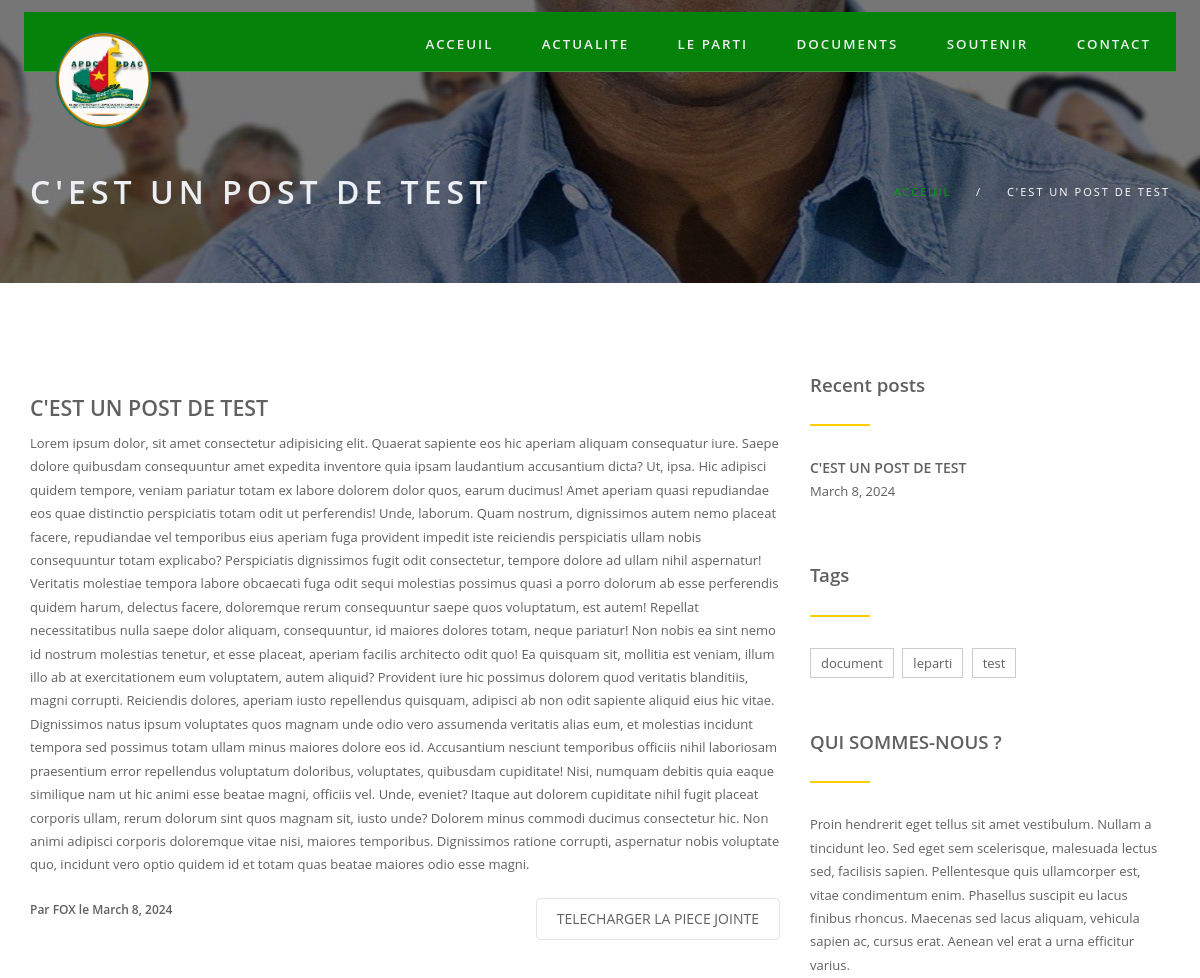
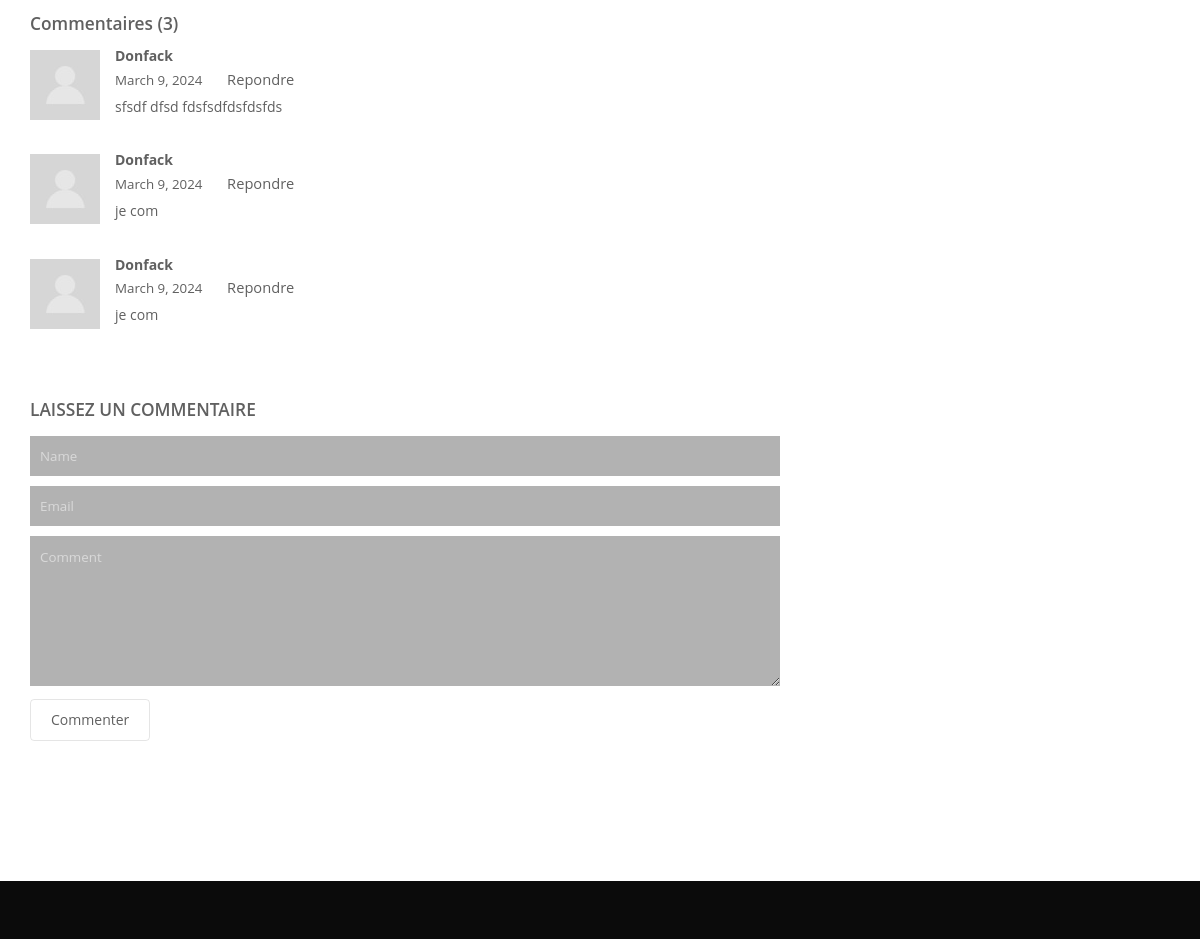
The page /postTag/#document#leparti#test/ on the database as committed earlier (2 pictures, top to bottom).
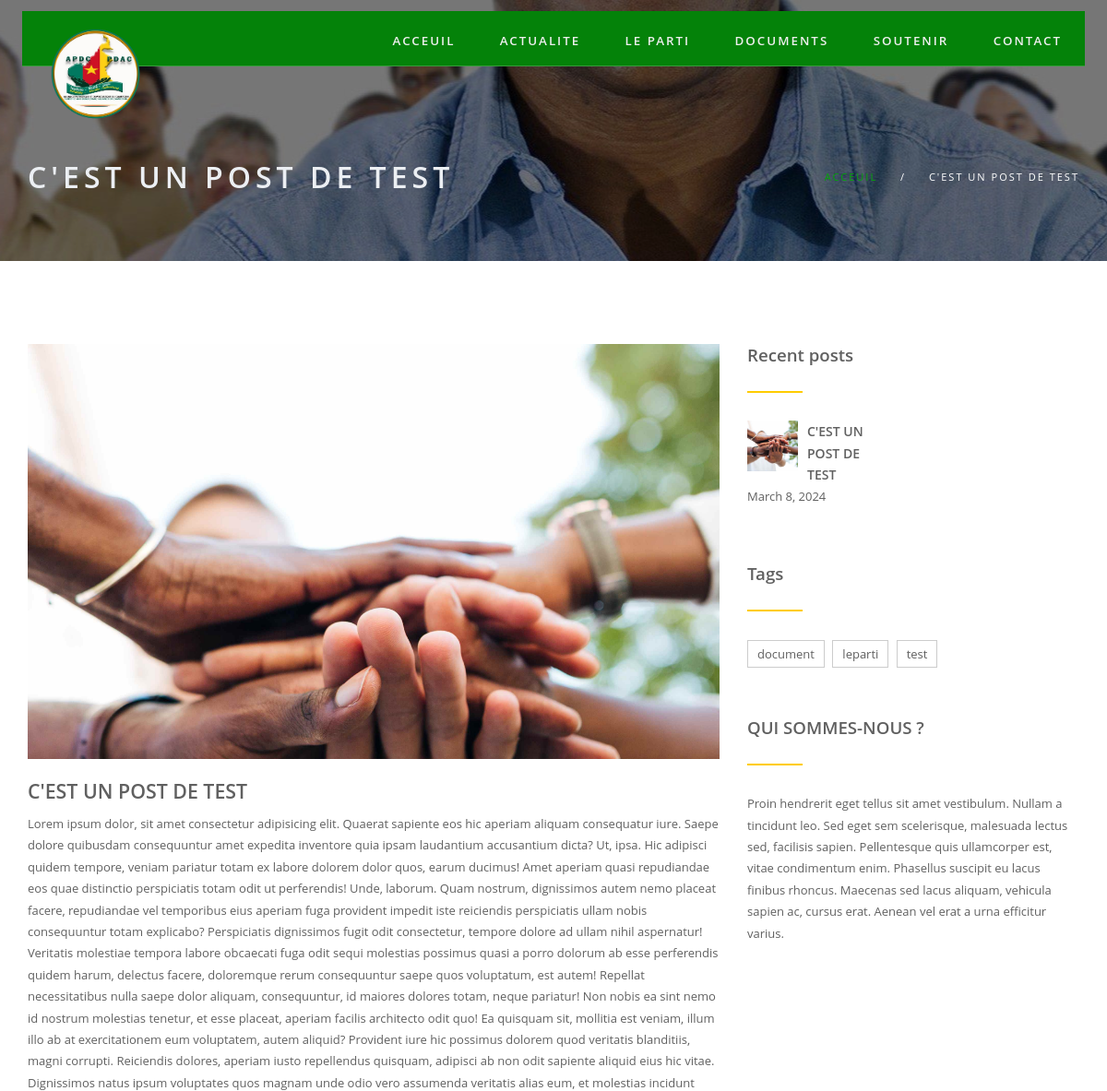
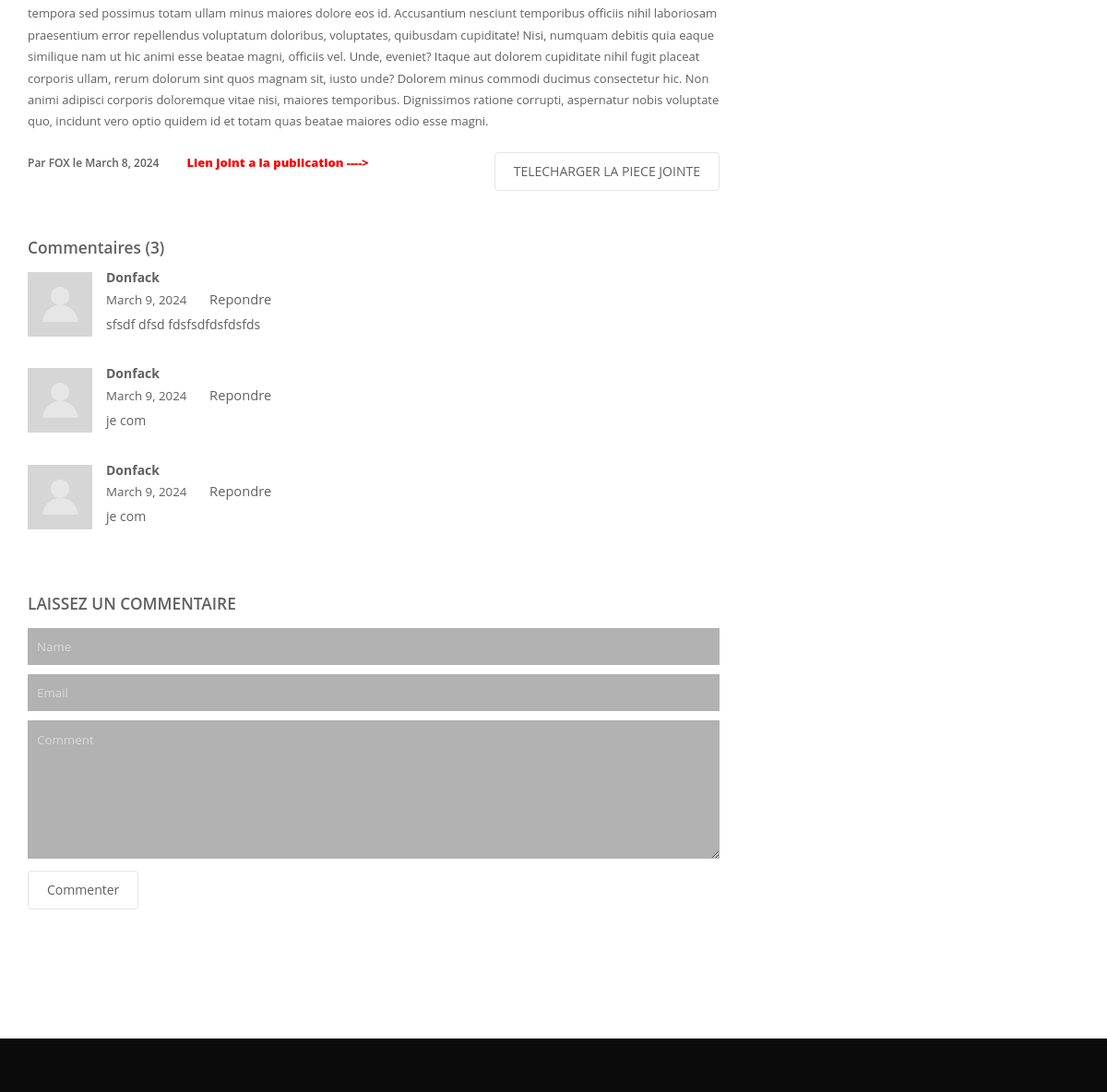
The same page on the database as committed later (2 pictures, top to bottom).
### ADPC_APP/models.py (models this page shows, shortened)
class Post(models.Model):
    id=models.IntegerField(primary_key=True,auto_created=True,editable=False)
    date=models.DateField(blank=True,null=True)
    Tag=models.CharField(max_length=500)
    title=models.CharField(max_length=128)
    image=models.ImageField(blank=True,upload_to='imagePost',null=True)
    contenu=models.TextField(blank=True)
    blogPoster=models.CharField(max_length=128,blank=True)
    joinPiece=models.FileField(blank=True,null=True)
    joinLink=models.URLField(blank=True,null=True)

### ADPC_APP/views.py (the view)
# urls.py: path('postTag/<str:tag>/', post_Tag,name='postTag'),
def post_Tag(request,tag):
    post=get_object_or_404(Post,Tag=tag,id=1)
    if request.method == 'POST':
        form = CommentForm(request.POST)
        if form.is_valid():
            form.save()
            infos=get_object_or_404(Informations,id=1)
            documents=Post.objects.filter(Tag__contains="document")
            documentsParti=Post.objects.filter(Tag__contains="leparti")
            tags=post.Tag.split("#")[1:]
            recentPost=Post.objects.order_by('-date')[:3]
            commentaires=Commentaire.objects.filter(post=post).order_by('-date')
            return render(request,'ADPC_APP/blog-post.html',context={"post":post,"recentposts":recentPost,"tags":tags,"commentaires":commentaires,"documents":documents,"documentsParti":documentsParti,"infos":infos})
        else :
            return render(request, 'ADPC_APP/fail.html')
    else:
        infos=get_object_or_404(Informations,id=1)
        documents=Post.objects.filter(Tag__contains="document")
        documentsParti=Post.objects.filter(Tag__contains="leparti")
        tags=post.Tag.split("#")[1:]
        recentPost=Post.objects.order_by('-date')[:3]
        commentaires=Commentaire.objects.filter(post=post).order_by('-date')
    return render(request,'ADPC_APP/blog-post.html',context={"post":post,"recentposts":recentPost,"tags":tags,"commentaires":commentaires,"documents":documents,"documentsParti":documentsParti,"infos":infos})

### ADPC_APP/templates/ADPC_APP/blog-post.html (shortened to what the changed rows need)
{% extends 'base.html' %}
{% block content %}
{% load static %}
<section id="subheader">
   <div class="container">
      <div class="row">
         <div class="col-md-12">
            <h1 style="text-transform: uppercase;">{{post.title}}</h1>
            <ul class="subdetail">
               <li><a href="{% url 'index' %}">ACCEUIL</a></li>
               <li class="sep">/</li>
               <li style="text-transform: uppercase;">{{post.title}}</li>
            </ul>
         </div>
      </div>
   </div>
</section>
<section id="content" aria-label="section-blogg">
   <div class="container">
      <div class="row">
         <div class="col-md-8">
            <div class="onStep" data-animation="fadeInUp" data-time="300">
               <article>
                  <div class="post-image">
                     {% if post.image %}
                     <div class="imageBlog"><img class="img-responsive" src="{{post.image.url}}" alt="blog-img" /></div>
                     {% endif %}
                     <div class="post-heading">
                        <h3><a href="#" style="text-transform: uppercase;">{{post.title}}</a></h3>
                     </div>
                  </div>
                  <p>
                     {{post.contenu}}
                  </p>
                  <div class="bottom-article">
                     <ul class="meta-post">
                        <li><a href="#">Par {{post.blogPoster}} le {{post.date}}</a>
                        </li>
                     </ul>
                     {% if post.joinPiece %}
                     <a href="{{post.joinPiece.url}}" class="btn pull-right">TELECHARGER LA PIECE JOINTE</a>
                     {% endif %}
                     {% if post.joinLink %}
                     <a href="{{post.joinlink}}" style="font-weight: 900;color:red">Lien joint a la publication
                        ----></a>
                     {% endif %}
                  </div>
               </article>
            </div>
         </div>
         <div class="col-md-4">
            <aside class="onStep" data-animation="fadeInUp" data-time="600">
               <div class="widget">
                  <div class="recent">
                     {% for post in recentposts %}
                     <div>
                        {% if post.image %}
                        <img class="imageBlog65" src="{{post.image.url}}" class="pull-left" alt="#" />
                        {% endif %}
                        <h6><a href="{% url 'post' post.id %}" style="text-transform: uppercase;">{{post.title}}</a>
                        </h6>
                        <p>{{ post.date }}</p>
                     </div>
                     {% endfor %}
                  </div>
               </div>
            </aside>
         </div>
      </div>
   </div>
</section>
{% endblock %}

Rows that differ between the two databases and show on the page:
changed Post "C'EST UN POST DE TEST": image: picture added
Other text that changed with them:
text now shown: "Lien joint a la publication ---->"
